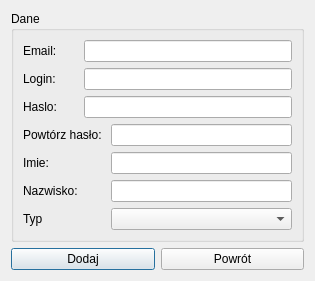
<?xml version="1.0" encoding="UTF-8"?>
<ui version="4.0">
 <class>Okno_dodanieKontaUzytkownika</class>
 <widget class="QDialog" name="Okno_dodanieKontaUzytkownika">
  <property name="geometry">
   <rect>
    <x>0</x>
    <y>0</y>
    <width>315</width>
    <height>233</height>
   </rect>
  </property>
  <property name="windowTitle">
   <string>Dodanie uzytkownika</string>
  </property>
  <layout class="QVBoxLayout" name="verticalLayout">
   <item>
    <widget class="QGroupBox" name="groupBox">
     <property name="title">
      <string>Dane</string>
     </property>
     <layout class="QGridLayout" name="gridLayout">
      <item row="2" column="0">
       <widget class="QLabel" name="label_7">
        <property name="text">
         <string>Haslo: </string>
        </property>
       </widget>
      </item>
      <item row="3" column="2">
       <widget class="QLineEdit" name="haslo2"/>
      </item>
      <item row="4" column="0">
       <widget class="QLabel" name="label">
        <property name="text">
         <string>Imie: </string>
        </property>
       </widget>
      </item>
      <item row="1" column="0">
       <widget class="QLabel" name="label_8">
        <property name="text">
         <string>Login: </string>
        </property>
       </widget>
      </item>
      <item row="1" column="1" colspan="2">
       <widget class="QLineEdit" name="login"/>
      </item>
      <item row="0" column="1" colspan="2">
       <widget class="QLineEdit" name="email"/>
      </item>
      <item row="2" column="1" colspan="2">
       <widget class="QLineEdit" name="haslo1"/>
      </item>
      <item row="0" column="0">
       <widget class="QLabel" name="label_6">
        <property name="text">
         <string>Email: </string>
        </property>
       </widget>
      </item>
      <item row="6" column="0">
       <widget class="QLabel" name="label_10">
        <property name="text">
         <string>Typ</string>
        </property>
       </widget>
      </item>
      <item row="6" column="2">
       <widget class="QComboBox" name="comboBoxTyp"/>
      </item>
      <item row="3" column="0" colspan="2">
       <widget class="QLabel" name="label_9">
        <property name="text">
         <string>Powtórz hasło: </string>
        </property>
       </widget>
      </item>
      <item row="5" column="0">
       <widget class="QLabel" name="label_2">
        <property name="text">
         <string>Nazwisko:</string>
        </property>
       </widget>
      </item>
      <item row="4" column="2">
       <widget class="QLineEdit" name="imie"/>
      </item>
      <item row="5" column="2">
       <widget class="QLineEdit" name="nazwisko"/>
      </item>
     </layout>
    </widget>
   </item>
   <item>
    <layout class="QHBoxLayout" name="horizontalLayout_4">
     <item>
      <widget class="QPushButton" name="button_dodaj">
       <property name="text">
        <string>Dodaj</string>
       </property>
      </widget>
     </item>
     <item>
      <widget class="QPushButton" name="pushButton_15">
       <property name="text">
        <string>Powrót</string>
       </property>
      </widget>
     </item>
    </layout>
   </item>
  </layout>
 </widget>
 <resources/>
 <connections/>
</ui>
